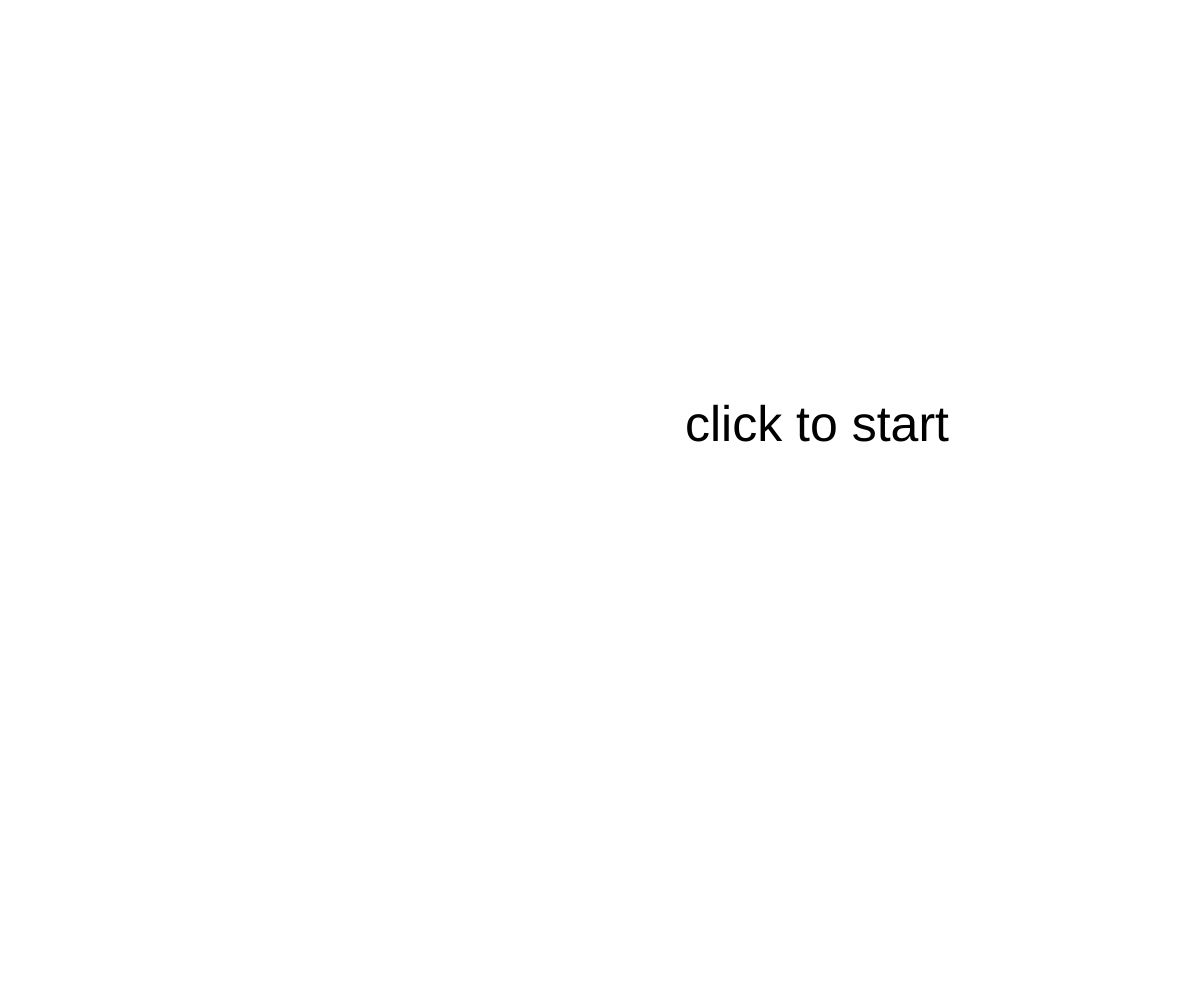
Frame 1 (no input)
Frame 60 (no input): identical to frame 1, image omitted
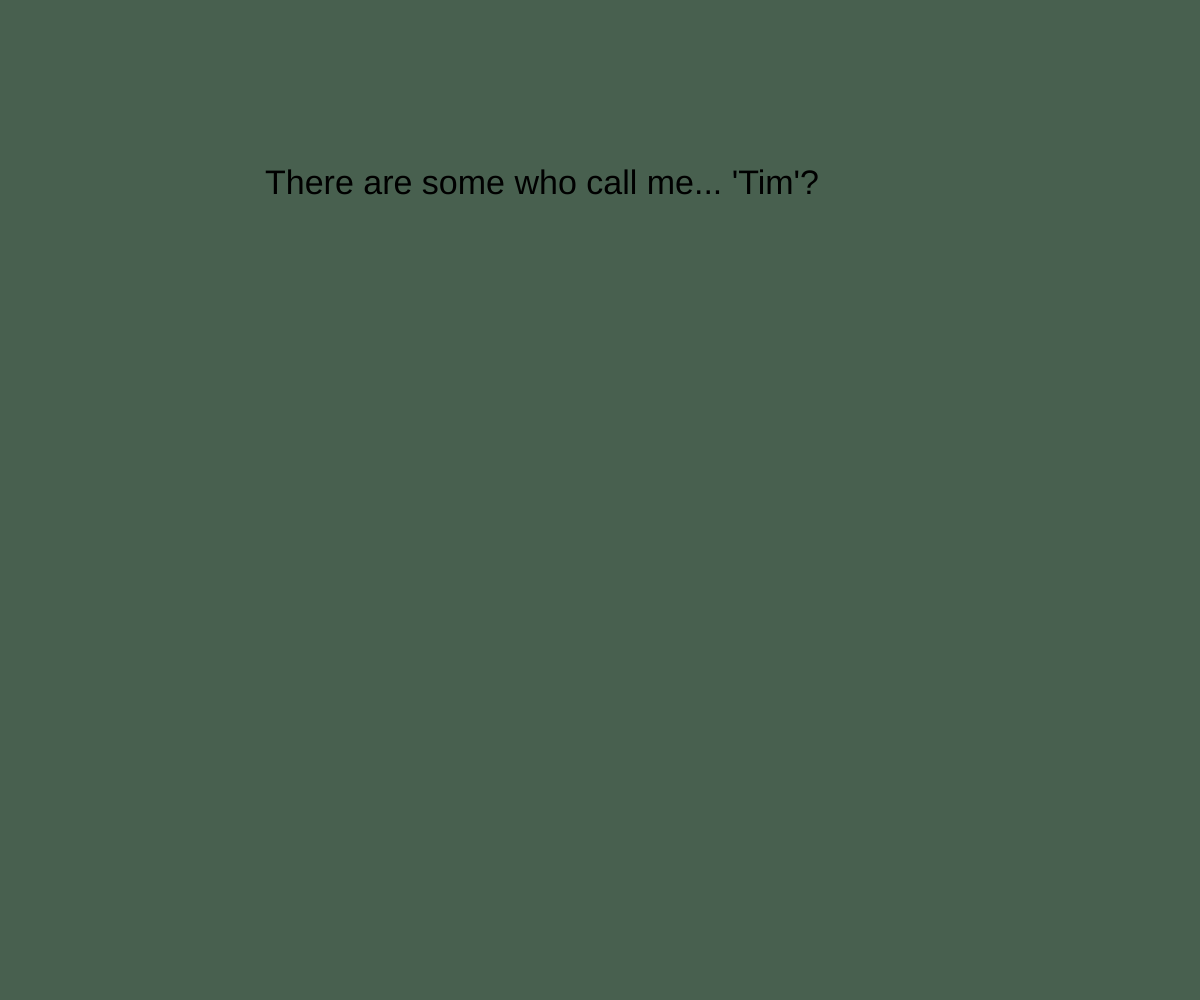
Frame 120 (the mouse pressed at the canvas centre since frame 60)

The p5.js sketch that drew these frames (run headless with seeded random() and noise() and a simulated clock; from frame 60 on, the mouse is pressed at the canvas centre):

// p5.js sketch
// ── sketch.js
let sentences = [
  {
    sentence: "Are you suggesting coconuts migrate?",
    fcolor: "red",
  },
  {
    sentence:
      "First shalt thou take out the Holy Pin. Then shalt thou count to three, no more no less. Three shalt be the number thou shalt count, and the number of the counting shalt be three. Four shalt thou not count, neither count thou two, excepting that thou then proceed to three. Five is right out. Once the number three, being the third number, be reached, then lobbest thou thy Holy Hand Grenade of Antioch towards thou foe, who being naughty in my sight, shall snuff it.",
    fcolor: "yellow",
  },
  {
    sentence:
      "Come and see the violence inherent in the system!  HELP, HELP, I'M BEING REPRESSED!",
    fcolor: "rgb(255,145,0)",
  },
  {
    sentence: "Ah don' wanna talk to you no more, you empty-headed animal food-trough wiper!  Ah fart in your general direction!  Your mother was a hamster, and your father smelt of elderberries!",
    fcolor: "rgb(99,99,189)",
  },
  {
    sentence: "There are some who call me... 'Tim'?",
    fcolor: "rgb(72,96,79)",
  }
];

let ani_transition = false,
  ani_endScreen = false;

function setup() {
  createCanvas(windowWidth, windowHeight);

  background("white");
  textSize(50);
  
  let textPos = createVector(
      int(random(width / 3, width - width / 3)),
      int(random(height / 3, height - height / 3))
    );
  
  text(
    "click to start",
    textPos.x,
    textPos.y,
    width-textPos.x,
    height-textPos.y
  );
}



//randomizer start when mouse is pressed.
//willnot start if end screen is reached.
function mousePressed() {
  if (!ani_endScreen) {
    ani_transition = true;
    setTimeout(randomizer, 1000);
  }
}




let randomIndex;
//main function for outputting random quote
function randomizer() {
  ani_transition = false;
  randomIndex = int(random(sentences.length));

  if (sentences.length > 0) {
    noStroke();
    fill("black");
    background(sentences[randomIndex].fcolor);
    textSize(int(random(15,50)));
    textWrap(WORD);
    let textPos = createVector(
      int(random(width / 10, width - width / 10)),
      int(random(height / 10, height - height / 10))
    );
    text(
      sentences[randomIndex].sentence,
      textPos.x,
      textPos.y,
      width - textPos.x,
      height - textPos.y
    );
    sentences.splice(randomIndex,1);
  } else {
    noStroke();
    fill("black");
    textAlign(CENTER);
    textWrap(WORD);
    background("white");
    textSize(20);
    text(
      `                          THE END
 
 
   Slushy organ music starts and the houselights in the cinema come on ...
   organ music continues as the audience leave.

Refresh to start again
      `,
      width / 2 - width / 5,
      height / 2 - height / 5,
      (width / 5) * 2,
      (height / 5) * 2
    );

    ani_endScreen = true;
  }



}

//end screen animation


let deltaT = 0;
function curtainFall() {
    if (deltaT < width / 4) {
      fill("red");
      stroke("black");
      rect(0 + deltaT, 0, width / 20, height);
      rect(width - width / 20 - deltaT, 0, width / 20, height);

      deltaT += width / 20;
    } else {
      deltaT = 0;
    }
  
  }

function draw() {
  if (ani_transition == true) {
    stroke(random(256), random(256), random(256));
    fill(random(256),random(91),random(91));
    ellipse(random(width), random(height), random(width / 4, width / 3));
  }

  if (ani_endScreen == true) {
    setInterval(curtainFall, 1000);
  }
}
